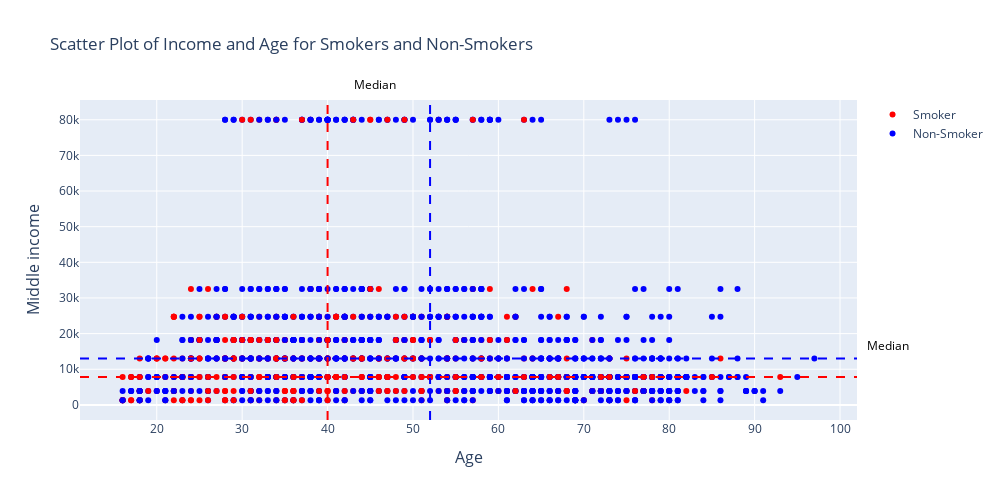

Here is the notebook cell this chart was saved with:
### Markdown cell above
Doing the same analysis by qualification, it seems that people with GCSE/CSE and GCSE/O level have the highest share of smokers. Lastly, looking at how many people smoke by age and gender it is clear that the median age of smokers is younger than for non-smokers and the median income is also less for smokers.

### Code cell
import plotly.express as px
import plotly.graph_objects as go

median_age_smoker = df[df['smoke'] =='Yes']['age'].median()
median_age_nosmoker = df[df['smoke'] =='No']['age'].median()
median_income_smoker = df[df['smoke'] == 'Yes']['midincome_range'].median()
median_income_nosmoker = df[df['smoke'] == 'No']['midincome_range'].median()

fig = make_subplots(rows=1, cols=1)

# Main scatter plot
fig.add_trace(
    go.Scatter(
        x=df['age'],
        y=df['midincome_range'],
        mode='markers',
        marker=dict(color=df['smoke'].map({'Yes': 'red', 'No': 'blue'})),
        showlegend=False  # Exclude from legend
    ),
    row=1, col=1
)

# Add vertical lines for median age
fig.add_vline(x=median_age_smoker, line_dash="dash", line_color="red", xref='x', yref='paper', y0=0, y1=1)
fig.add_vline(x=median_age_nosmoker, line_dash="dash", line_color="blue", xref='x', yref='paper', y0=0, y1=1)

# Add horizontal lines for median income range
fig.add_hline(y=median_income_smoker, line_dash="dash", line_color="red", xref='paper', x0=0, x1=1)
fig.add_hline(y=median_income_nosmoker, line_dash="dash", line_color="blue", xref='paper', x0=0, x1=1)

# Add custom legend entries
fig.add_trace(
    go.Scatter(
        x=[None], y=[None], mode='markers',
        marker=dict(color='red'),
        name='Smoker'
    )
)
fig.add_trace(
    go.Scatter(
        x=[None], y=[None], mode='markers',
        marker=dict(color='blue'),
        name='Non-Smoker'
    )
)

# Add annotations
fig.add_annotation(
    dict(
        font=dict(color='black', size=12),
        align='left',
        x=1.07,
        y=0.2,
        showarrow=False,
        text="Median",
        xref="paper",
        yref="paper",
    )
)
fig.add_annotation(
    dict(
        font=dict(color='black', size=12),
        align='left',
        x=0.38,
        y=1.08,
        showarrow=False,
        text="Median",
        xref="paper",
        yref="paper",
    )
)

# Update layout
fig.update_layout(
    title='Scatter Plot of Income and Age for Smokers and Non-Smokers',
    showlegend=True,
    width=1000,
    height=500,
    xaxis_title=dict(text='Age', font=dict(size=16)),
    yaxis_title=dict(text='Middle income', font=dict(size=16)),
)

# Show plot
fig.show()

### Figure 1 — Plotly figure (JSON) as saved in the notebook; plotly's stock layout.template omitted (floating-point values rounded to 4 significant figures; data arrays with more than 128 entries replaced by an {"elided": "..."} marker saying what was removed)
{"data": [{"marker": {"color": {"elided": "1691 str values"}}, "mode": "markers", "showlegend": false, "type": "scatter", "x": {"elided": "1691 int values"}, "xaxis": "x", "y": {"elided": "1691 int values"}, "yaxis": "y"}, {"marker": {"color": "red"}, "mode": "markers", "name": "Smoker", "type": "scatter", "x": [null], "y": [null]}, {"marker": {"color": "blue"}, "mode": "markers", "name": "Non-Smoker", "type": "scatter", "x": [null], "y": [null]}], "layout": {"annotations": [{"align": "left", "font": {"color": "black", "size": 12}, "showarrow": false, "text": "Median", "x": 1.07, "xref": "paper", "y": 0.2, "yref": "paper"}, {"align": "left", "font": {"color": "black", "size": 12}, "showarrow": false, "text": "Median", "x": 0.38, "xref": "paper", "y": 1.08, "yref": "paper"}], "height": 500, "shapes": [{"line": {"color": "red", "dash": "dash"}, "type": "line", "x0": 40, "x1": 40, "xref": "x", "y0": 0, "y1": 1, "yref": "y domain"}, {"line": {"color": "blue", "dash": "dash"}, "type": "line", "x0": 52, "x1": 52, "xref": "x", "y0": 0, "y1": 1, "yref": "y domain"}, {"line": {"color": "red", "dash": "dash"}, "type": "line", "x0": 0, "x1": 1, "xref": "x domain", "y0": 7800, "y1": 7800, "yref": "y"}, {"line": {"color": "blue", "dash": "dash"}, "type": "line", "x0": 0, "x1": 1, "xref": "x domain", "y0": 13000, "y1": 13000, "yref": "y"}], "showlegend": true, "title": {"text": "Scatter Plot of Income and Age for Smokers and Non-Smokers"}, "width": 1000, "xaxis": {"anchor": "y", "domain": [0, 1], "title": {"font": {"size": 16}, "text": "Age"}}, "yaxis": {"anchor": "x", "domain": [0, 1], "title": {"font": {"size": 16}, "text": "Middle income"}}}}
